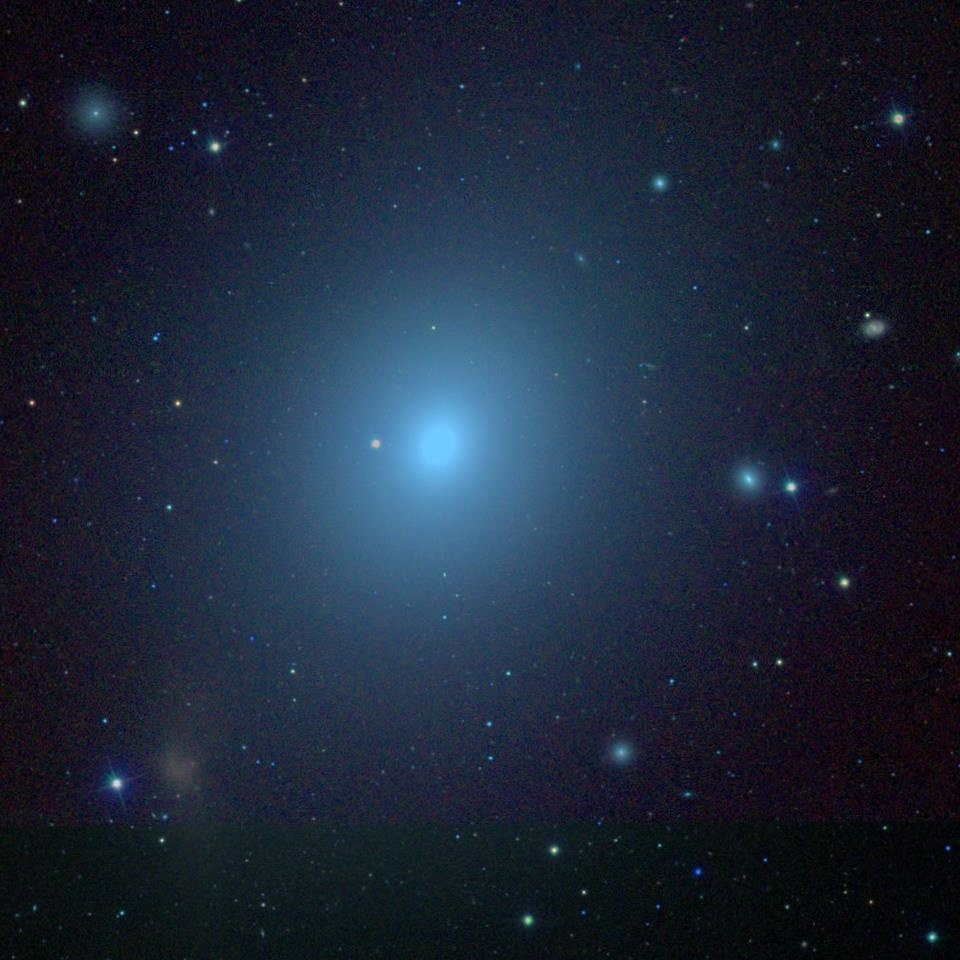
#> input picture data/input/elliptical_1.jpeg, 960 x 960 px
$ python -i helpers.py   (imports and definitions only)   (older library calls are emulated)
#> lines starting #> are read from the running program, lines starting #| are printed output that depends on the picture; after the words box and inside, x2 and y2 are one past the last pixel; in counts of white or black regions, pixels touching at a corner belong together
#> further down, picture is the input picture: shape (960, 960, 3); mean B, G, R 55.2, 38.2, 28.7
from common_imports import *

from scipy.stats import skew, kurtosis
from scipy.signal import find_peaks

class GalacticClass_Helpers(object):
    """
    Helper class containing various static methods for galaxy image analysis.
    """

    def __init__(self) -> None:
        pass

    # Brandon De Bruyn's helpers
    # [159 lines left out: functions get_largest_contour, get_galaxy_ellipticity, elliptical_brightness_law, fit_brightness_profile, calculate_r_squared, calculate_color_brightness_profile and 2 more, not called in this run]

    @staticmethod
    def calculate_asymmetry_index_cont(image) -> float:
        """
        Calculate the asymmetry index of a galaxy, indicating deviation from symmetry.

        C. J. Conselice, M. A. Bershady, and A. Jangren, “The Asymmetry of Galaxies: Physical Morphology for Nearby and High‐Redshift Galaxies,”
        The Astrophysical Journal, vol. 529, no. 2, pp. 886–910, 2000. doi:10.1086/308300

        :param image: Input galaxy image.
        :return: Asymmetry index of the galaxy.
        """
        # Converting to grayscale if necessary
        if len(image.shape) > 2:
            image = cv2.cvtColor(image, cv2.COLOR_BGR2GRAY)
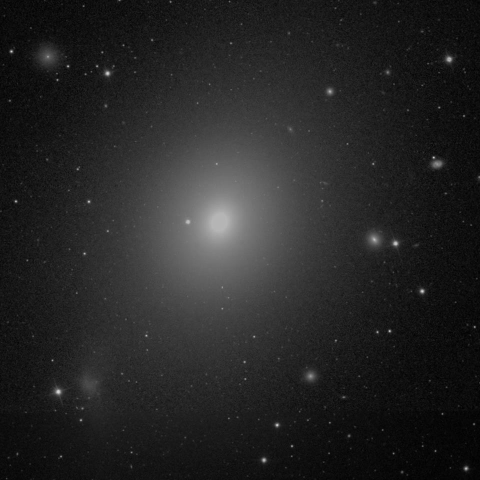
#> image: shape (960, 960) (shown at 1/2 size); min 0, max 232, mean 37.3

        # Apply gaussian blur to image using kernel to reduce noise and small features like stars
        # Mather, P. M. 2004. Computer Processing of Remotely Sensed Images, An Introduction. West Sussex. John Wiley & Sons Ltd
        gaus_blur_kern_5 = np.array([
            [1, 4, 6, 4, 1],
            [4, 16, 24, 16, 4],
            [6, 24, 36, 24, 6],
            [4, 16, 24, 16, 4],
            [1, 4, 6, 4, 1]])
        img_gaus_blurred = cv2.filter2D(image, ddepth=-1, kernel=gaus_blur_kern_5 / (np.sum(gaus_blur_kern_5)))

        # Creating a binary mask based on a threshold and finding contours in the mask
        _, binary_mask = cv2.threshold(img_gaus_blurred, np.percentile(image, 95), 255, cv2.THRESH_BINARY)
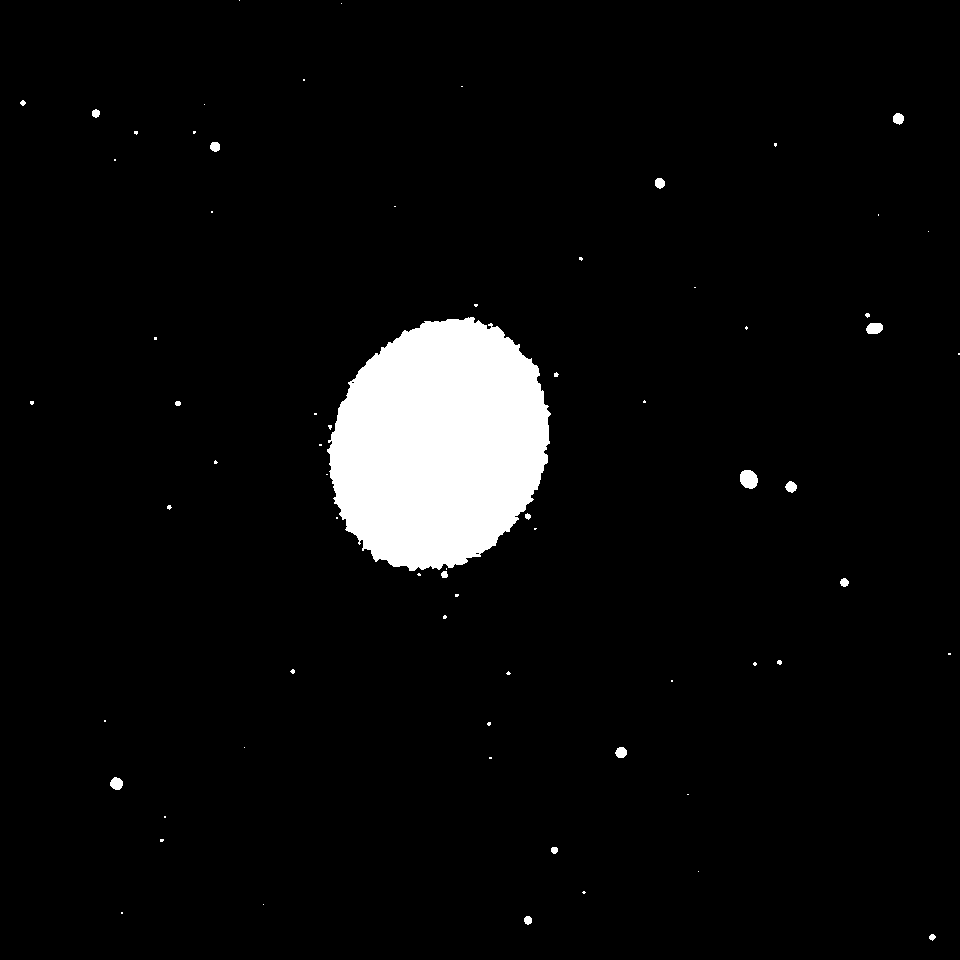
#> binary_mask: shape (960, 960); 4.8% white; 70 white regions (51 under 20 px)
        contours, _ = cv2.findContours(binary_mask, cv2.RETR_EXTERNAL, cv2.CHAIN_APPROX_SIMPLE)
#> contours = 70 contours, 54 with area under 20; largest, box (x1, y1, x2, y2) and area: (327, 317, 551, 571) 42456, (740, 470, 758, 489) 246, (866, 323, 883, 334) 137, (110, 777, 123, 790) 110, (615, 747, 627, 758) 87

        # If no contours are found, return nothing
        if not contours:
            return binary_mask, None

        # Find the largest contour - this is the galaxy and fill the largest contour for the mask
        largest_contour = max(contours, key=cv2.contourArea)
#> largest_contour = contour of 440 points, box (x1, y1, x2, y2) (327, 317, 551, 571), area 42456
        mask_largest = np.zeros_like(image)
        cv2.drawContours(mask_largest, [largest_contour], -1, color=255, thickness=cv2.FILLED)
#> mask_largest: shape (960, 960); 4.7% white; 1 white region, box (x1, y1, x2, y2) and area: (327, 317, 551, 571) 42867

        # Apply the mask to the original grayscale image
        masked_image = cv2.bitwise_and(image, image, mask=mask_largest)

        # Rotate the image by 180 degrees and Calculate the asymmetry index
        rotated = cv2.rotate(masked_image, cv2.ROTATE_180)
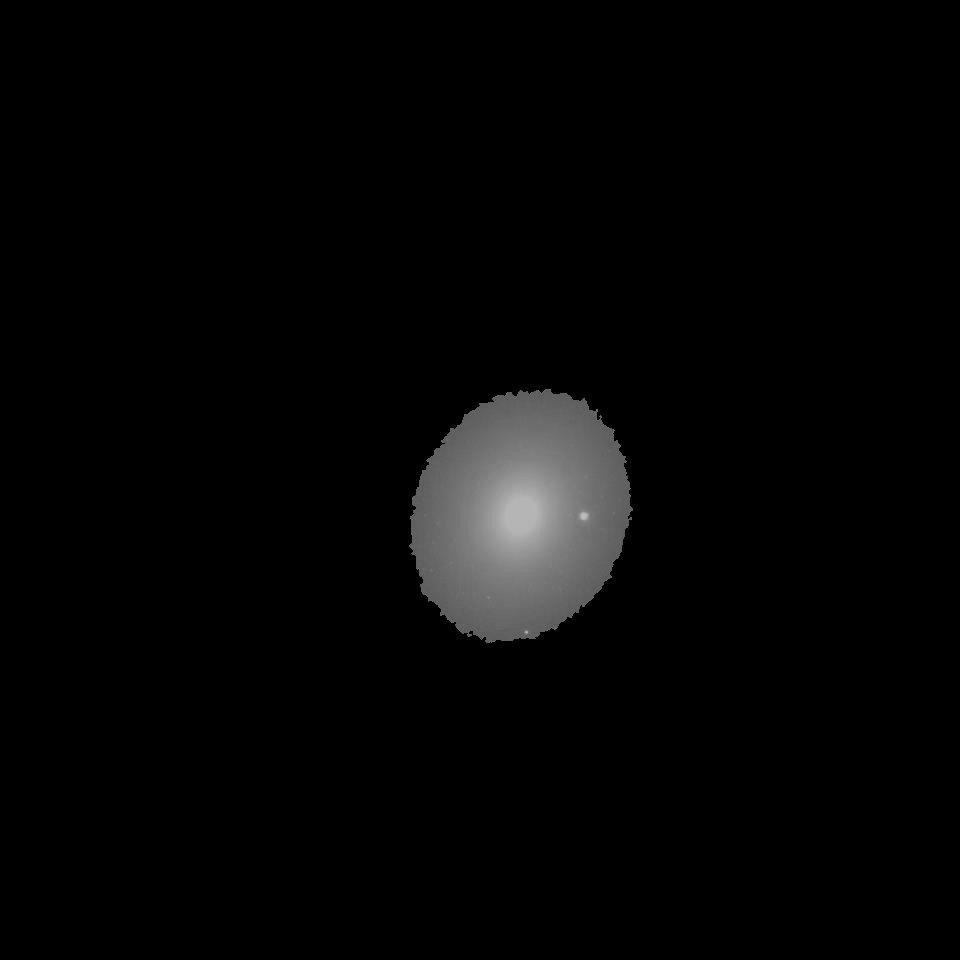
#> rotated: shape (960, 960); min 0, max 191, mean 5.4
        asymmetry_index = np.sum(np.abs(masked_image - rotated)) / np.sum(masked_image) if np.sum(masked_image) != 0 else 0
#> asymmetry_index = 1.76

        return asymmetry_index

    # [174 lines left out: functions calculate_color_gradients, calculate_ellipticity, color_analysis, locate_and_measure_bulge, calculate_radial_profile, analyze_intensity_profile and 3 more, not called in this run]

>>> import cv2
>>> picture = cv2.imread('../data/input/elliptical_1.jpeg')
>>> result = GalacticClass_Helpers().calculate_asymmetry_index_cont(picture)
#> result = 1.76

$ run again, on data/input/elliptical_2.jpeg
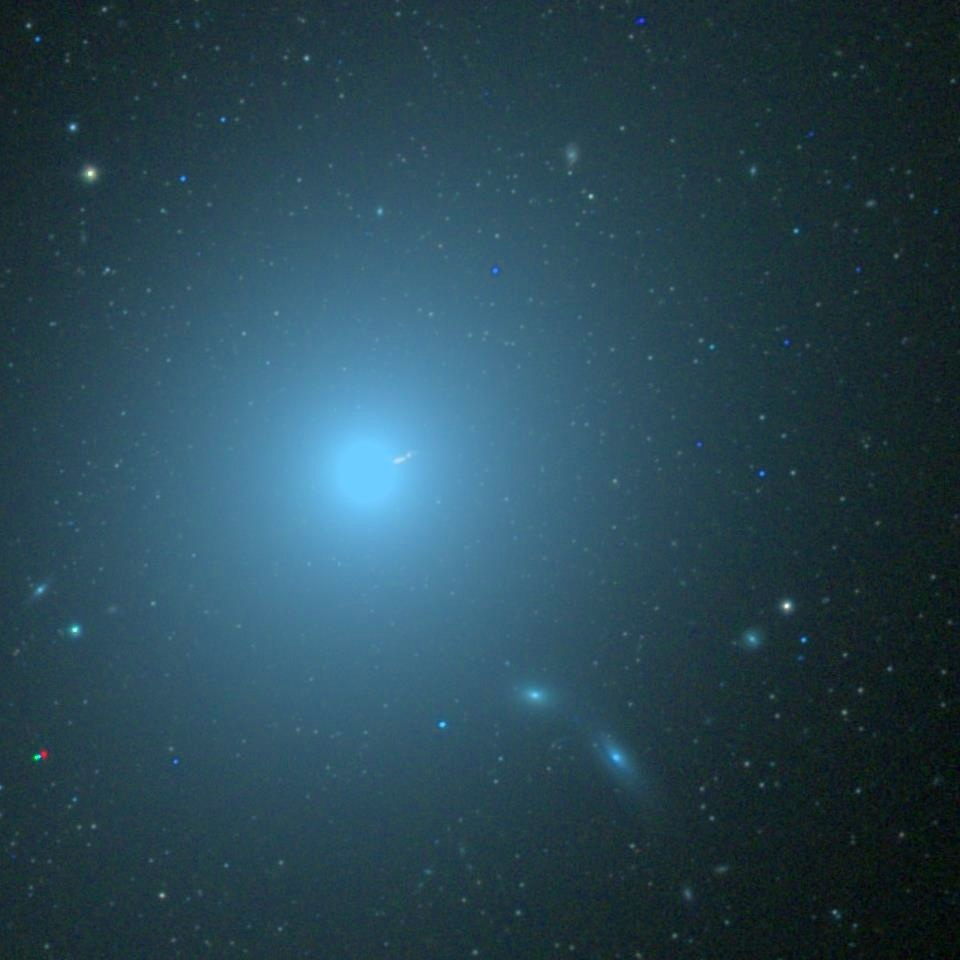
#> input picture data/input/elliptical_2.jpeg, 960 x 960 px
#> picture is the input picture: shape (960, 960, 3); mean B, G, R 83.4, 70.5, 40.5
#> in calculate_asymmetry_index_cont, `_, binary_mask = cv2.threshold(img_gaus_blurred, np.percentile(image, ..`:
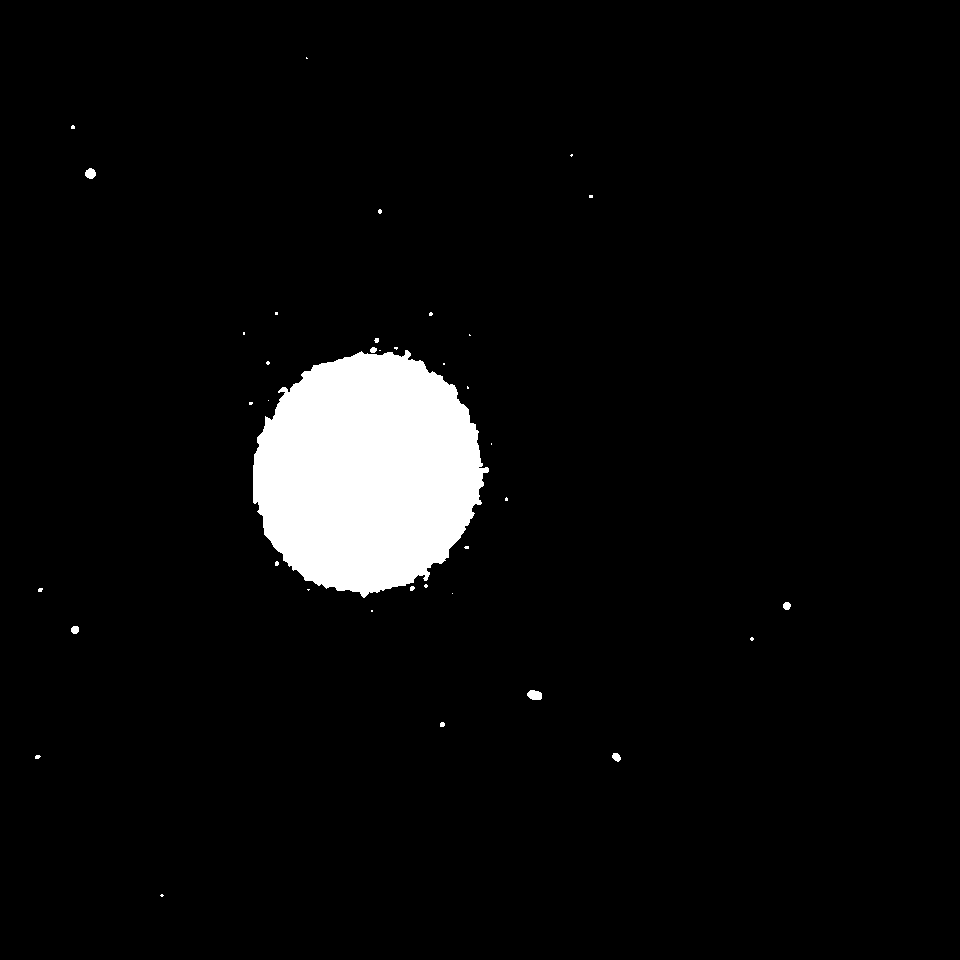
#> binary_mask: shape (960, 960); 4.8% white; 38 white regions (28 under 20 px)
#> contours = 38 contours, 31 with area under 20; largest, box (x1, y1, x2, y2) and area: (253, 350, 489, 598) 42910, (527, 690, 542, 700) 102, (85, 168, 96, 179) 76, (612, 753, 621, 762) 46, (71, 626, 79, 634) 42, (783, 602, 791, 610) 40, (370, 347, 377, 353) 24
#> largest_contour = contour of 391 points, box (x1, y1, x2, y2) (253, 350, 489, 598), area 42910
#> mask_largest: shape (960, 960); 4.7% white; 1 white region, box (x1, y1, x2, y2) and area: (253, 350, 489, 598) 43320
#> in calculate_asymmetry_index_cont, `rotated = cv2.rotate(masked_image, cv2.ROTATE_180)`:
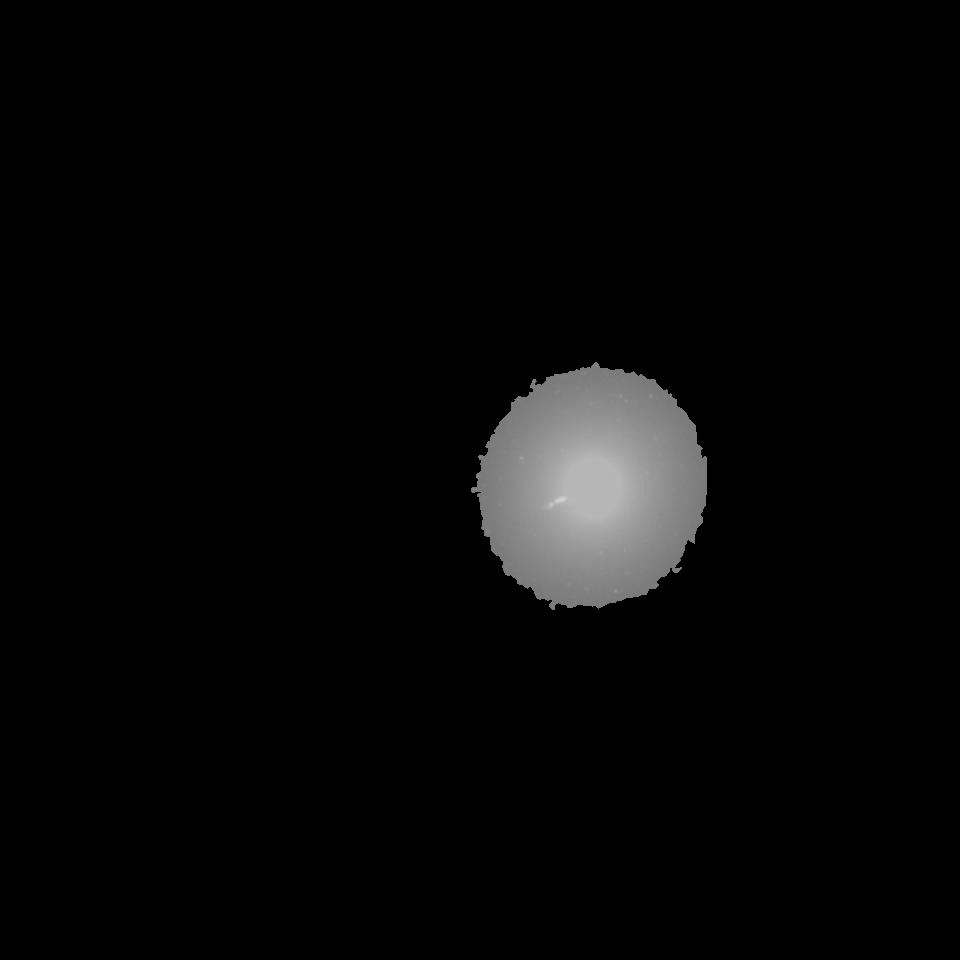
#> rotated: shape (960, 960); min 0, max 212, mean 6.7
#> asymmetry_index = 1.78
